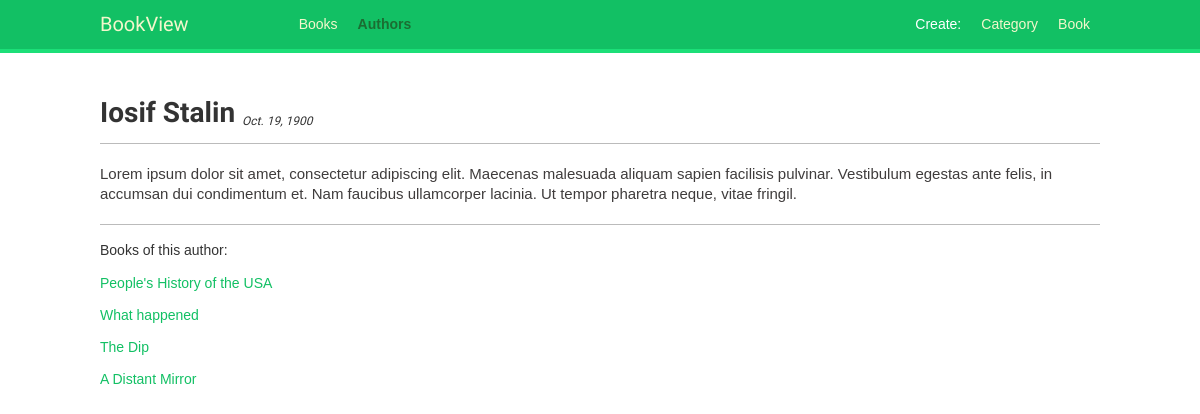
Before: /books/authors/iosif-stalin/ with the older database file.
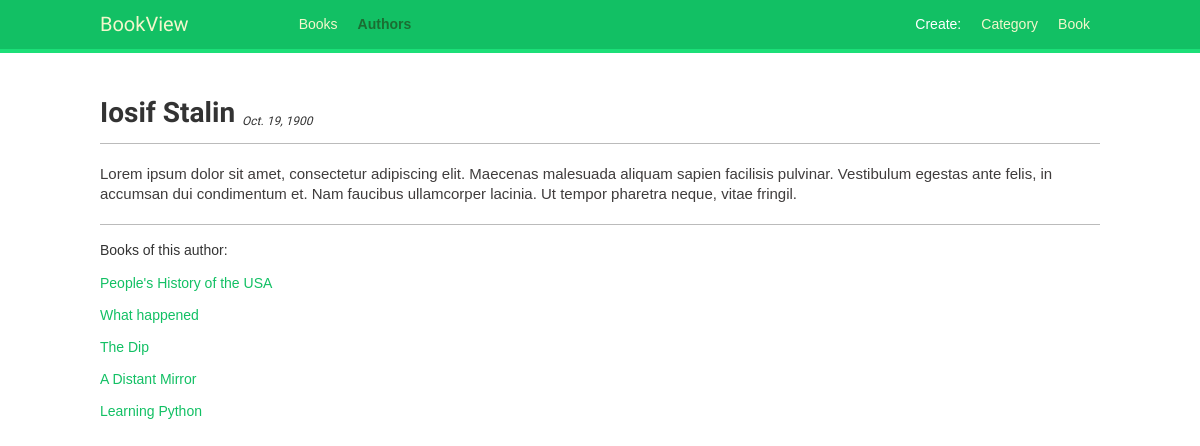
After: the same page with the newer database file.
### books/models.py (models this page shows, shortened)
class Book(models.Model):
    title = models.CharField(max_length=48)
    slug = models.SlugField(max_length=250,
                            blank=True)
    description = models.TextField(max_length=500)
    year = models.IntegerField()
    image = models.ImageField(blank=True,
                              null=True,
                              upload_to='image/')
    preview_image = models.ImageField(blank=True,
                                      null=True,
                                      upload_to='preview/')
    author = models.ManyToManyField(Author)
    category = models.ForeignKey(Category)
    def __str__(self):
        return self.title
    def get_absolute_url(self):
        return reverse('books:book_detail',
                       args=[self.slug])

### books/views.py (the view)
# urls.py: url(r'^authors/(?P<author>[-\w]+)/$', views.AuthorDetailView.as_view(), name='author_detail'),
class AuthorDetailView(DetailView):
    template_name = 'detail_author.html'
    model = Author
    context_object_name = 'author'
    slug_url_kwarg = 'author'
    def get_context_data(self, **kwargs):
        context = super(AuthorDetailView, self).get_context_data(**kwargs)
        books = Book.objects.filter(author=context['author'])
        context['books'] = books
        context['section'] = 'author'
        return context

### books/templates/detail_author.html (shortened to what this page needs)
{% extends "base.html" %}
{% block content %}
    <div class="detail-name">
        <h1>{{ author.first_name }} {{ author.last_name }}
            <i><sub>{{ author.date }}</sub></i>
        </h1>
    </div>
    <div class="detail-desk">
        <p>{{ author.bio }}</p>
    </div>
    <span>Books of this author: </span>
    <div class="detail-book">
        {% for book in books %}
            <p><a href="{{ book.get_absolute_url }}">{{ book }}</a></p>
        {% endfor %}
    </div>
{% endblock %}

Changed rows visible on the page:
added Book: title "Learning Python"
